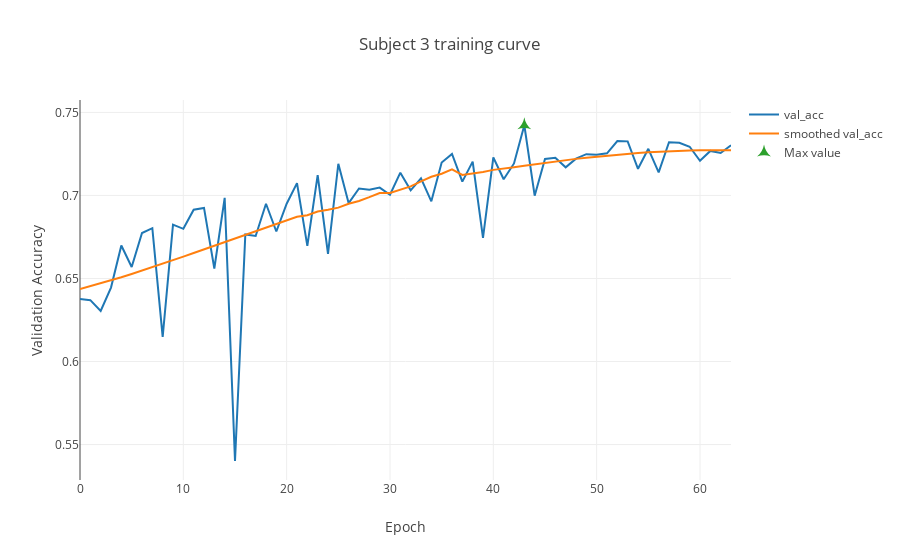

Source (notebook cell):
### Code cell
HIST_PATH = 'history/db1/ts200/'
subject = 3
with open(HIST_PATH+'subject:{}_history.pickle'.format(subject), 'rb') as hfile:
    data = pickle.load(hfile)

max_idx = data['val_acc'].index(max(data['val_acc']))
max_val = data['val_acc'][max_idx:max_idx+1]
max_x = [max_idx, max_idx+1]
layout = go.Layout(
    title = 'Subject {} training curve'.format(subject),
    xaxis = {'title': 'Epoch'},
    yaxis = {'title': 'Validation Accuracy'})
iplot({'data': [{'y': data['val_acc'],'name': 'val_acc'},
                {'y': signal.savgol_filter(data['val_acc'], 43, 3), 
                 'name': 'smoothed val_acc'},
                {'y': max_val, 'x': max_x, 'mode': 'markers',
                 'marker':{'size': 10, 'symbol': 'star-triangle-up'}, 'name': 'Max value'},
               ],
       'layout': layout})

### Figure 1 — Plotly figure (JSON) as saved in the notebook; plotly's stock layout.template omitted (floating-point values rounded to 4 significant figures)
{"data": [{"name": "val_acc", "y": [0.6377, 0.637, 0.6305, 0.6445, 0.6698, 0.6569, 0.6774, 0.6803, 0.6148, 0.6824, 0.6799, 0.6914, 0.6925, 0.656, 0.6986, 0.5401, 0.6765, 0.6756, 0.695, 0.6783, 0.695, 0.7074, 0.6697, 0.7123, 0.6648, 0.7191, 0.6954, 0.7042, 0.7035, 0.7047, 0.7004, 0.7137, 0.7031, 0.7103, 0.6964, 0.7198, 0.725, 0.7083, 0.7203, 0.6745, 0.7229, 0.7097, 0.7193, 0.7423, 0.6999, 0.722, 0.7227, 0.7169, 0.7221, 0.7248, 0.7245, 0.7254, 0.7327, 0.7326, 0.716, 0.7281, 0.7139, 0.732, 0.7317, 0.7293, 0.7209, 0.7268, 0.7256, 0.7302]}, {"name": "smoothed val_acc", "y": [0.6436, 0.6453, 0.647, 0.6489, 0.6508, 0.6527, 0.6547, 0.6568, 0.6589, 0.661, 0.6632, 0.6654, 0.6676, 0.6698, 0.672, 0.6742, 0.6764, 0.6786, 0.6808, 0.683, 0.6851, 0.6872, 0.6881, 0.6903, 0.6913, 0.6926, 0.695, 0.6967, 0.699, 0.7015, 0.7015, 0.7035, 0.7055, 0.7085, 0.7112, 0.7131, 0.7157, 0.7124, 0.7132, 0.7141, 0.7154, 0.716, 0.717, 0.7179, 0.7188, 0.7197, 0.7205, 0.7213, 0.722, 0.7227, 0.7234, 0.724, 0.7246, 0.7251, 0.7256, 0.726, 0.7263, 0.7266, 0.7269, 0.7271, 0.7272, 0.7273, 0.7273, 0.7273]}, {"marker": {"size": 10, "symbol": "star-triangle-up"}, "mode": "markers", "name": "Max value", "x": [43, 44], "y": [0.7423]}], "layout": {"title": "Subject 3 training curve", "xaxis": {"title": "Epoch"}, "yaxis": {"title": "Validation Accuracy"}}}
